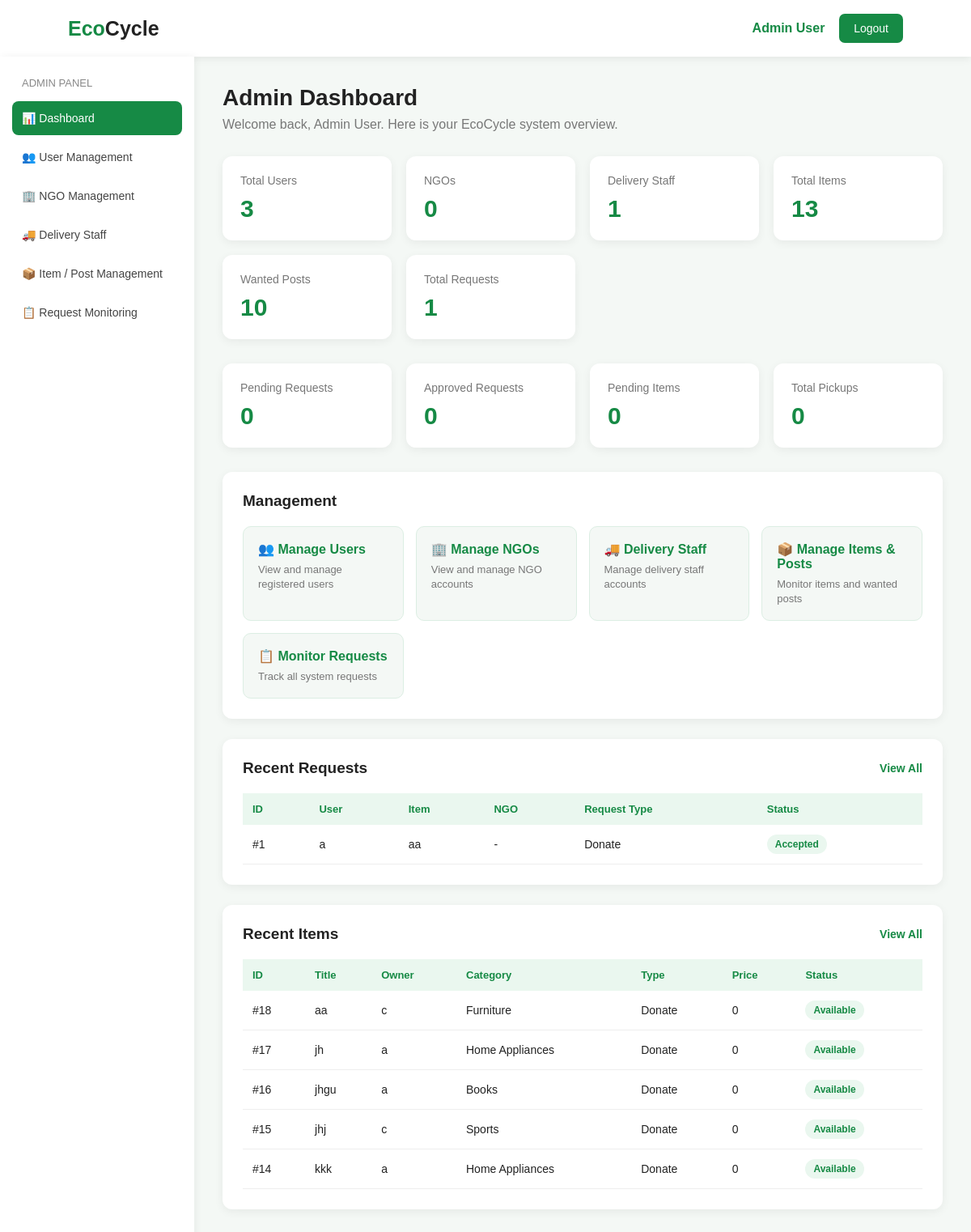
The app's page /admin_dashboard.php (signed in) with its own data.
### tables this page shows
CREATE TABLE `requests` (
  `request_id` int(11) NOT NULL,
  `user_id` int(11) NOT NULL,
  `item_id` int(11) NOT NULL,
  `ngo_id` int(11) DEFAULT NULL,
  `request_type` varchar(50) NOT NULL,
  `status` varchar(30) NOT NULL
);

CREATE TABLE `users` (
  `user_id` int(11) NOT NULL,
  `name` varchar(100) NOT NULL,
  `email` varchar(100) NOT NULL,
  `password` varchar(100) NOT NULL,
  `phone` varchar(30) NOT NULL,
  `location` varchar(100) NOT NULL,
  `role` varchar(20) NOT NULL DEFAULT 'user'
);

CREATE TABLE `items` (
  `item_id` int(11) NOT NULL,
  `user_id` int(11) DEFAULT NULL,
  `ngo_id` int(11) DEFAULT NULL,
  `title` varchar(100) NOT NULL,
  `category` varchar(50) NOT NULL,
  `description` text DEFAULT NULL,
  `type` varchar(30) NOT NULL,
  `price` varchar(100) NOT NULL,
  `location` varchar(100) NOT NULL,
  `image` varchar(255) NOT NULL,
  `status` varchar(20) NOT NULL,
  `payment_method` varchar(20) DEFAULT NULL,
  `payment_number` varchar(20) DEFAULT NULL
);

### admin_dashboard.php (the view, shortened to what this page needs)
<?php
include("db.php");
function getCount($conn, $sql)
{
    $result = mysqli_query($conn, $sql);
    $row = mysqli_fetch_assoc($result);
    return (int)$row["total"];
}
$totalUsers = getCount(
    $conn,
    "SELECT COUNT(*) AS total
     FROM users"
);
$totalNGOs = getCount(
    $conn,
    "SELECT COUNT(*) AS total
     FROM ngos"
);
$totalDelivery = getCount(
    $conn,
    "SELECT COUNT(*) AS total
     FROM delivery"
);
$totalItems = getCount(
    $conn,
    "SELECT COUNT(*) AS total
     FROM items"
);
$totalWantedPosts = getCount(
    $conn,
    "SELECT COUNT(*) AS total
     FROM wanted_posts"
);
$totalRequests = getCount(
    $conn,
    "SELECT COUNT(*) AS total
     FROM requests"
);
$pendingRequests = getCount(
    $conn,
    "SELECT COUNT(*) AS total
     FROM requests
     WHERE LOWER(status) = 'pending'"
);
$approvedRequests = getCount(
    $conn,
    "SELECT COUNT(*) AS total
     FROM requests
     WHERE LOWER(status) = 'approved'"
);
$totalPickups = getCount(
    $conn,
    "SELECT COUNT(*) AS total
     FROM pickups"
);
$pendingItems = getCount(
    $conn,
    "SELECT COUNT(*) AS total
     FROM items
     WHERE LOWER(status) = 'pending'"
);
$recentRequestsSql = "
    SELECT
        requests.request_id,
        requests.request_type,
        requests.status,
        users.name AS user_name,
        items.title AS item_title,
        ngos.name AS ngo_name
    FROM requests
    LEFT JOIN users
        ON requests.user_id = users.user_id
    LEFT JOIN items
        ON requests.item_id = items.item_id
    LEFT JOIN ngos
        ON requests.ngo_id = ngos.ngo_id
    ORDER BY requests.request_id DESC
    LIMIT 5
";
$recentRequests =
    mysqli_query(
        $conn,
        $recentRequestsSql
    );
$recentItemsSql = "
    SELECT
        items.item_id,
        items.title,
        items.category,
        items.type,
        items.price,
        items.status,
        users.name AS user_name
    FROM items
    LEFT JOIN users
        ON items.user_id = users.user_id
    ORDER BY items.item_id DESC
    LIMIT 5
";
$recentItems =
    mysqli_query(
        $conn,
        $recentItemsSql
    );
?>
<!DOCTYPE html>
<html>
<head>
</head>
<body>
<nav class="navbar">
    <div class="logo">
        Eco<span>Cycle</span>
    </div>
    <div>
        <span class="admin-name">
            <?php
                echo htmlspecialchars(
                    $_SESSION["name"]
                );
            ?>
        </span>
        <a
            href="logout.php"
            class="logout-btn"
        >
            Logout
        </a>
    </div>
</nav>
<div class="layout">
    <aside class="sidebar">
        <div class="sidebar-title">
            ADMIN PANEL
        </div>
        <a
            href="admin_dashboard.php"
            class="menu-item active"
        >
            📊 Dashboard
        </a>
        <a
            href="user_management.php"
            class="menu-item"
        >
            👥 User Management
        </a>
        <a
            href="ngo_management.php"
            class="menu-item"
        >
            🏢 NGO Management
        </a>
        <a
            href="delivery_management.php"
            class="menu-item"
        >
            🚚 Delivery Staff
        </a>
        <a
            href="item_management.php"
            class="menu-item"
        >
            📦 Item / Post Management
        </a>
        <a
            href="request_management.php"
            class="menu-item"
        >
            📋 Request Monitoring
        </a>
    </aside>
    <main class="main">
        <h1 class="page-title">
            Admin Dashboard
        </h1>
        <p class="page-subtitle">
            Welcome back,
            <?php
                echo htmlspecialchars(
                    $_SESSION["name"]
                );
            ?>.
            Here is your EcoCycle system overview.
        </p>
        <div class="stats">
            <div class="stat-card">
                <div class="stat-label">
                    Total Users
                </div>
                <div class="stat-number">
                    <?php echo $totalUsers; ?>
                </div>
            </div>
            <div class="stat-card">
                <div class="stat-label">
                    NGOs
                </div>
                <div class="stat-number">
                    <?php echo $totalNGOs; ?>
                </div>
            </div>
            <div class="stat-card">
                <div class="stat-label">
                    Delivery Staff
                </div>
                <div class="stat-number">
                    <?php echo $totalDelivery; ?>
                </div>
            </div>
            <div class="stat-card">
                <div class="stat-label">
                    Total Items
                </div>
                <div class="stat-number">
                    <?php echo $totalItems; ?>
                </div>
            </div>
            <div class="stat-card">
                <div class="stat-label">
                    Wanted Posts
                </div>
                <div class="stat-number">
                    <?php echo $totalWantedPosts; ?>
                </div>
            </div>
            <div class="stat-card">
                <div class="stat-label">
                    Total Requests
                </div>
                <div class="stat-number">
                    <?php echo $totalRequests; ?>
                </div>
            </div>
        </div>
        <div class="stats">
            <div class="stat-card">
                <div class="stat-label">
                    Pending Requests
                </div>
                <div class="stat-number">
                    <?php echo $pendingRequests; ?>
                </div>
            </div>
            <div class="stat-card">
                <div class="stat-label">
                    Approved Requests
                </div>
                <div class="stat-number">
                    <?php echo $approvedRequests; ?>
                </div>
            </div>
            <div class="stat-card">
                <div class="stat-label">
                    Pending Items
                </div>
                <div class="stat-number">
                    <?php echo $pendingItems; ?>
                </div>
            </div>
            <div class="stat-card">
                <div class="stat-label">
                    Total Pickups
                </div>
                <div class="stat-number">
                    <?php echo $totalPickups; ?>
                </div>
            </div>
        </div>
        <div class="section">
            <div class="section-header">
                <h2 class="section-title">
                    Management
                </h2>
            </div>
            <div class="actions">
                <a
                    href="user_management.php"
                    class="action-card"
                >
                    <strong>
                        👥 Manage Users
                    </strong>
                    <span>
                        View and manage registered users
                    </span>
                </a>
                <a
                    href="ngo_management.php"
                    class="action-card"
                >
                    <strong>
                        🏢 Manage NGOs
                    </strong>
                    <span>
                        View and manage NGO accounts
                    </span>
                </a>
                <a
                    href="delivery_management.php"
                    class="action-card"
                >
                    <strong>
                        🚚 Delivery Staff
                    </strong>
                    <span>
                        Manage delivery staff accounts
                    </span>
                </a>
                <a
                    href="item_management.php"
                    class="action-card"
                >
                    <strong>
                        📦 Manage Items & Posts
                    </strong>
                    <span>
                        Monitor items and wanted posts
                    </span>
                </a>
                <a
                    href="request_management.php"
                    class="action-card"
                >
                    <strong>
                        📋 Monitor Requests
                    </strong>
                    <span>
                        Track all system requests
                    </span>
                </a>
            </div>
        </div>
        <div class="section">
            <div class="section-header">
                <h2 class="section-title">
                    Recent Requests
                </h2>
                <a
                    href="request_management.php"
                    class="view-all"
                >
                    View All
                </a>
            </div>
            <div class="table-wrapper">
                <table>
                    <tr>
                        <th>ID</th>
                        <th>User</th>
                        <th>Item</th>
                        <th>NGO</th>
                        <th>Request Type</th>
                        <th>Status</th>
                    </tr>
                    <?php
                    if(
                        $recentRequests &&
                        mysqli_num_rows($recentRequests) > 0
                    )
                    {
                        while(
                            $request =
                            mysqli_fetch_assoc(
                                $recentRequests
                            )
                        )
                        {
                    ?>
                    <tr>
                        <td>
                            #<?php
                                echo $request["request_id"];
                            ?>
                        </td>
                        <td>
                            <?php
                                echo htmlspecialchars(
                                    $request["user_name"] ?? "-"
                                );
                            ?>
                        </td>
                        <td>
                            <?php
                                echo htmlspecialchars(
                                    $request["item_title"] ?? "-"
                                );
                            ?>
                        </td>
                        <td>
                            <?php
                                echo htmlspecialchars(
                                    $request["ngo_name"] ?? "-"
                                );
                            ?>
                        </td>
                        <td>
                            <?php
                                echo htmlspecialchars(
                                    $request["request_type"]
                                );
                            ?>
                        </td>
                        <td>
                            <span class="status">
                                <?php
                                    echo htmlspecialchars(
                                        $request["status"]
                                    );
                                ?>
                            </span>
                        </td>
                    </tr>
                    <?php
                        }
                    }
                    ?>
                </table>
            </div>
        </div>
        <div class="section">
            <div class="section-header">
                <h2 class="section-title">
                    Recent Items
                </h2>
                <a
                    href="item_management.php"
                    class="view-all"
                >
                    View All
                </a>
            </div>
            <div class="table-wrapper">
                <table>
                    <tr>
                        <th>ID</th>
                        <th>Title</th>
                        <th>Owner</th>
                        <th>Category</th>
                        <th>Type</th>
                        <th>Price</th>
                        <th>Status</th>
                    </tr>
                    <?php
                    if(
                        $recentItems &&
                        mysqli_num_rows($recentItems) > 0
                    )
                    {
                        while(
                            $item =
                            mysqli_fetch_assoc(
                                $recentItems
                            )
                        )
                        {
                    ?>
                    <tr>
                        <td>
                            #<?php
                                echo $item["item_id"];
                            ?>
                        </td>
                        <td>
                            <?php
                                echo htmlspecialchars(
                                    $item["title"]
                                );
                            ?>
                        </td>
                        <td>
                            <?php
                                echo htmlspecialchars(
                                    $item["user_name"] ?? "-"
                                );
                            ?>
                        </td>
                        <td>
                            <?php
                                echo htmlspecialchars(
                                    $item["category"]
                                );
                            ?>
                        </td>
                        <td>
                            <?php
                                echo htmlspecialchars(
                                    $item["type"]
                                );
                            ?>
                        </td>
                        <td>
                            <?php
                                echo htmlspecialchars(
                                    $item["price"]
                                );
                            ?>
                        </td>
                        <td>
                            <span class="status">
                                <?php
                                    echo htmlspecialchars(
                                        $item["status"]
                                    );
                                ?>
                            </span>
                        </td>
                    </tr>
                    <?php
                        }
                    }
                    ?>
                </table>
            </div>
        </div>
    </main>
</div>
</body>
</html>

### records on screen
requests: request_id "1", user.name "a", item.title "aa", ngo_name "-", request_type "Donate", status "Accepted"
items: item_id "18", title "aa", user.name "c", category "Furniture", type "Donate", price "0", status "Available"
items: item_id "17", title "jh", user.name "a", category "Home Appliances", type "Donate", price "0", status "Available"
items: item_id "16", title "jhgu", user.name "a", category "Books", type "Donate", price "0", status "Available"
items: item_id "15", title "jhj", user.name "c", category "Sports", type "Donate", price "0", status "Available"
items: item_id "14", title "kkk", user.name "a", category "Home Appliances", type "Donate", price "0", status "Available"

### other values on screen
$_SESSION["name"] "Admin User"
$totalUsers "3"
$totalNGOs "0"
$totalDelivery "1"
$totalItems "13"
$totalWantedPosts "10"
$totalRequests "1"
$pendingRequests "0"
$approvedRequests "0"
$pendingItems "0"
$totalPickups "0"
